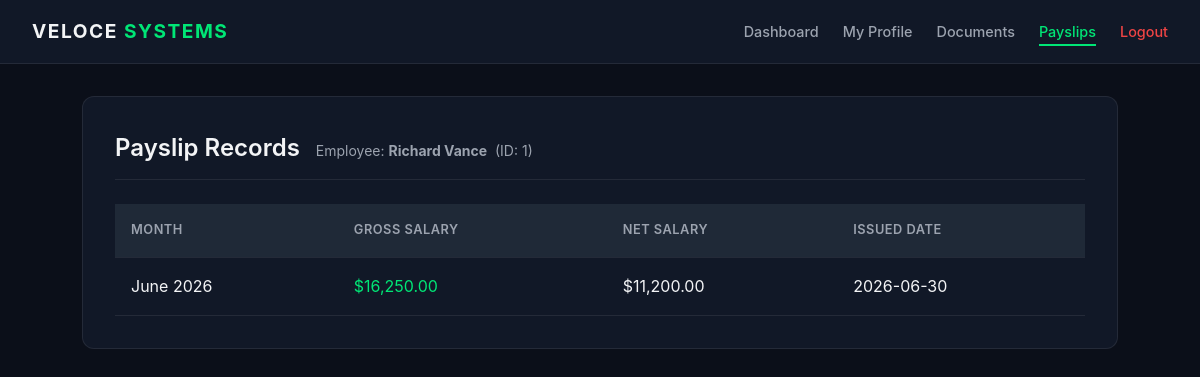
The page /payslips.php (signed in) on the database its author committed.
### tables this page shows
CREATE TABLE employees (
    id          INT AUTO_INCREMENT PRIMARY KEY,
    username    VARCHAR(50)  UNIQUE NOT NULL,
    password    VARCHAR(255) NOT NULL,
    full_name   VARCHAR(100) NOT NULL,
    department  VARCHAR(100) NOT NULL,
    job_title   VARCHAR(100) NOT NULL,
    email       VARCHAR(100) NOT NULL,
    salary      DECIMAL(10,2) NOT NULL,
    phone       VARCHAR(30)  NOT NULL DEFAULT 'N/A',
    hire_date   DATE         NOT NULL,
    role        ENUM('Employee','Manager','Administrator') DEFAULT 'Employee'
);

CREATE TABLE payslips (
    id              INT AUTO_INCREMENT PRIMARY KEY,
    employee_id     INT NOT NULL,
    month           VARCHAR(20) NOT NULL,
    gross_salary    DECIMAL(10,2) NOT NULL,
    net_salary      DECIMAL(10,2) NOT NULL,
    issued_date     DATE NOT NULL
);

### src/payslips.php (the view, shortened to what this page needs)
<?php
require_once 'config.php';
$current_emp = $_SESSION['employee'];
$requested_id = isset($_GET['id']) ? intval($_GET['id']) : $current_emp['id'];
$stmt = $conn->prepare("SELECT full_name FROM employees WHERE id = ?");
$stmt->bind_param('i', $requested_id);
$stmt->execute();
$owner_res = $stmt->get_result();
$owner = $owner_res ? $owner_res->fetch_assoc() : null;
$stmt2 = $conn->prepare("SELECT * FROM payslips WHERE employee_id = ? ORDER BY issued_date DESC");
$stmt2->bind_param('i', $requested_id);
$stmt2->execute();
$payslip_res = $stmt2->get_result();
$payslips = [];
while ($row = $payslip_res->fetch_assoc()) {
    $payslips[] = $row;
}
?>
<!DOCTYPE html>
<html lang="en">
<head>
  <link rel="stylesheet" href="css/style.css">
</head>
<body>
  <nav class="navbar">
    <div class="nav-brand">Veloce <span>Systems</span></div>
    <ul class="nav-menu">
      <li><a href="dashboard.php" class="nav-link">Dashboard</a></li>
      <li><a href="profile.php?id=<?php echo $current_emp['id']; ?>" class="nav-link">My Profile</a></li>
      <li><a href="documents.php?id=<?php echo $current_emp['id']; ?>" class="nav-link">Documents</a></li>
      <li><a href="payslips.php?id=<?php echo $current_emp['id']; ?>" class="nav-link active">Payslips</a></li>
      <li><a href="logout.php" class="nav-link logout-link">Logout</a></li>
    </ul>
  </nav>
  <main class="container">
    <div class="panel">
      <div class="panel-header">
        <h2>Payslip Records</h2>
        <?php if ($owner): ?>
          <span class="panel-sub">
            Employee: <strong><?php echo htmlspecialchars($owner['full_name']); ?></strong>
            &nbsp;(ID: <?php echo $requested_id; ?>)
          </span>
        <?php endif; ?>
      </div>
      <?php if (empty($payslips)): ?>
        <div class="empty-state">
          <div class="empty-icon">💰</div>
          <h3>No Payslips Found</h3>
          <p>No payslip records available for this employee.</p>
        </div>
      <?php else: ?>
        <div class="table-wrapper">
          <table>
            <thead>
              <tr>
                <th>Month</th>
                <th>Gross Salary</th>
                <th>Net Salary</th>
                <th>Issued Date</th>
              </tr>
            </thead>
            <tbody>
              <?php foreach ($payslips as $slip): ?>
                <tr>
                  <td><?php echo htmlspecialchars($slip['month']); ?></td>
                  <td style="color: var(--accent);">$<?php echo number_format($slip['gross_salary'], 2); ?></td>
                  <td>$<?php echo number_format($slip['net_salary'], 2); ?></td>
                  <td><?php echo htmlspecialchars($slip['issued_date']); ?></td>
                </tr>
              <?php endforeach; ?>
            </tbody>
          </table>
        </div>
      <?php endif; ?>
    </div>
  </main>
</body>
</html>

### src/css/style.css (style rules this page uses)
:root { --bg-primary: #0b0f19; --bg-secondary: #111827; --bg-tertiary: #1f2937; --text-primary: #f3f4f6; --text-secondary: #9ca3af; --accent: #00e676; --accent-hover: #00c853; --border: rgba(255, 255, 255, 0.08); --error: #ef4444; --secret-color: #ef4444; --confidential-color: #f97316; --internal-color: #facc15; --public-color: #00e676; }
*, *::before, *::after { box-sizing: border-box; margin: 0; padding: 0; }
body { font-family: -apple-system, BlinkMacSystemFont, "Segoe UI", Roboto, Helvetica, Arial, sans-serif; background-color: var(--bg-primary); color: var(--text-primary); line-height: 1.6; min-height: 100vh; }
a { text-decoration: none; color: inherit; }
.container { max-width: 1100px; margin: 0 auto; padding: 2rem; }
.navbar { display: flex; justify-content: space-between; align-items: center; background-color: var(--bg-secondary); border-bottom: 1px solid var(--border); padding: 1rem 2rem; position: sticky; top: 0; z-index: 100; }
.nav-brand { font-size: 1.2rem; font-weight: 700; letter-spacing: 1.5px; text-transform: uppercase; }
.nav-brand span { color: var(--accent); }
.nav-menu { display: flex; list-style: none; gap: 1.5rem; align-items: center; }
.nav-link { color: var(--text-secondary); font-size: 0.9rem; font-weight: 500; transition: color 0.2s; padding: 0.25rem 0; border-bottom: 2px solid transparent; }
.nav-link:hover, .nav-link.active { color: var(--accent); border-bottom-color: var(--accent); }
.logout-link { color: #ef4444 !important; border-bottom-color: transparent !important; }
.panel { background-color: var(--bg-secondary); border: 1px solid var(--border); border-radius: 12px; padding: 2rem; margin-bottom: 2rem; }
.panel h2, .panel h3 { font-weight: 600; padding-bottom: 0.75rem; margin-bottom: 1.5rem; border-bottom: 1px solid var(--border); }
.panel-header { display: flex; align-items: baseline; gap: 1rem; padding-bottom: 0.75rem; margin-bottom: 1.5rem; border-bottom: 1px solid var(--border); }
.panel-header h2 { margin-bottom: 0; padding-bottom: 0; border-bottom: none; }
.panel-sub { color: var(--text-secondary); font-size: 0.875rem; }
.table-wrapper { overflow-x: auto; }
table { width: 100%; border-collapse: collapse; text-align: left; }
th, td { padding: 1rem; border-bottom: 1px solid var(--border); }
th { background-color: var(--bg-tertiary); color: var(--text-secondary); font-weight: 600; font-size: 0.8rem; text-transform: uppercase; letter-spacing: 0.5px; }

### rows shown on the page
employees: full_name "Richard Vance"
payslips: month "June 2026", gross_salary "16,250.00", net_salary "11,200.00", issued_date "2026-06-30"

### other values the page prints
$requested_id "1"
